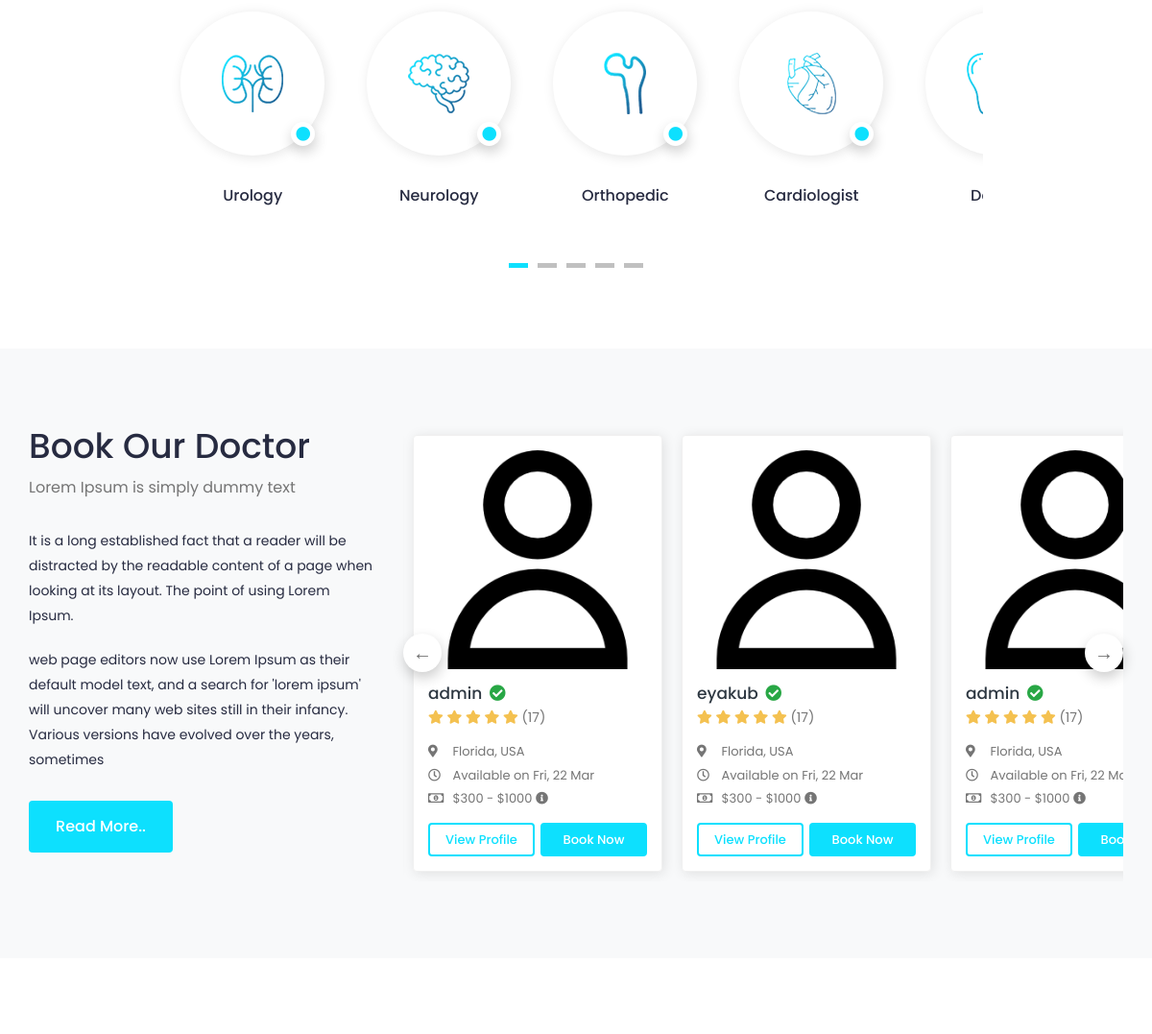
The app's page / (middle part), older data.
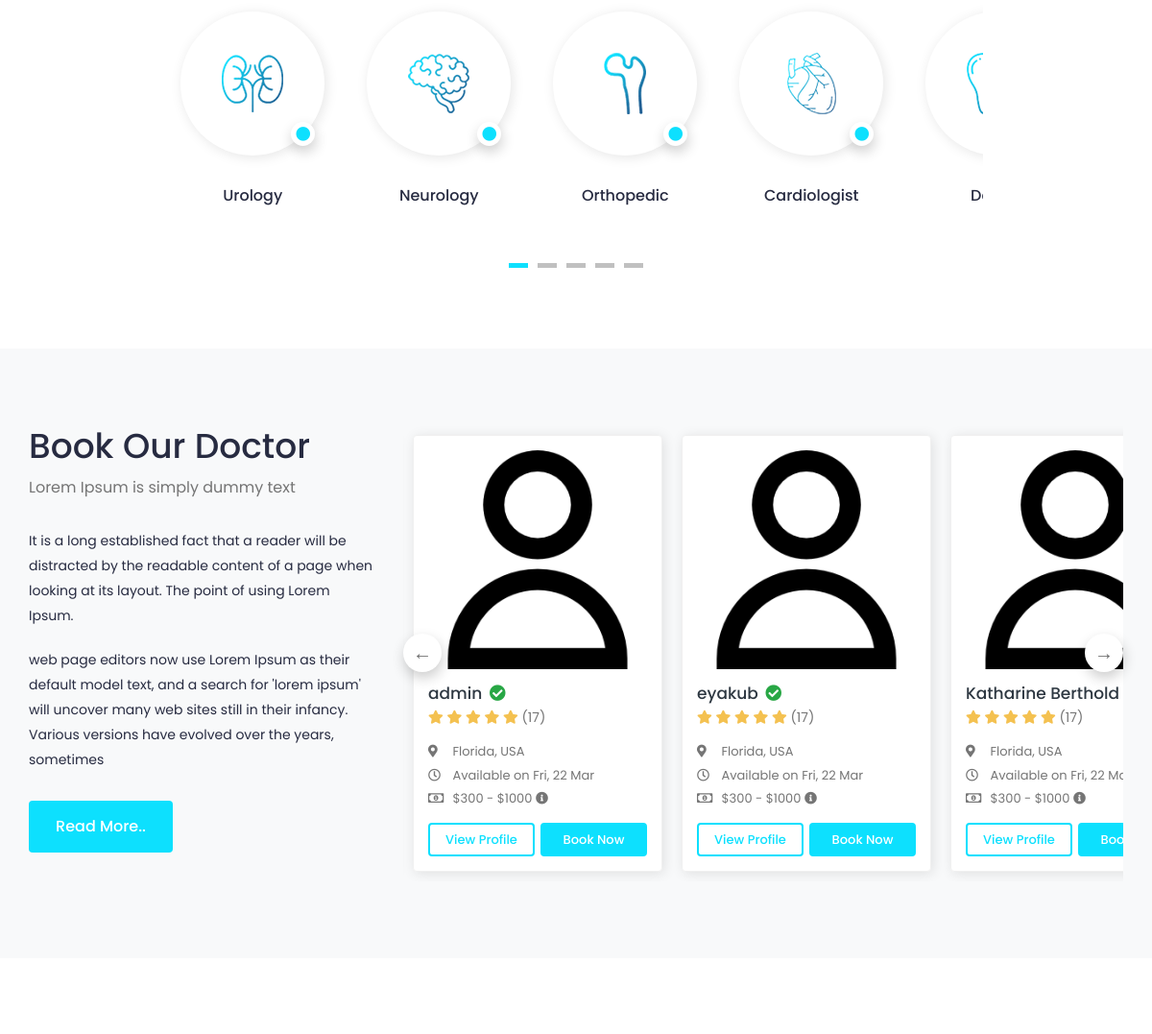
The same page, newer data.
### accounts/models.py (models this page shows, shortened)
class User(AbstractUser):
    username = models.CharField(max_length=30, unique=True)
    role = models.CharField(choices=ROLE, max_length=20, default="patient", error_messages={"required": "Role must be provided"})
    email = models.EmailField(
        blank=True,
        error_messages={
            "unique": "A user with that email already exists.",
        },
    )
    first_name = models.CharField(max_length=150, blank=True)
    last_name = models.CharField(max_length=150, blank=True)
    USERNAME_FIELD = "username"
    REQUIRED_FIELDS = []
    objects = CustomUserManager()
    def get_full_name(self):
        full_name = '%s %s' % (self.first_name, self.last_name)
        return full_name.strip() or self.username

class Profile(models.Model):
    user = models.OneToOneField(User, on_delete=models.CASCADE, related_name='profile')
    avatar = models.ImageField(default="defaults/user.png", upload_to=profile_photo_directory_path)
    @property
    def image(self):
        return self.avatar.url if self.avatar.storage.exists(self.avatar.name) else "{}defaults/user.png".format(settings.MEDIA_URL)

### core/views.py (the view)
# urls.py: path('', home, name="home"),
def home(request):
    doctors = User.objects.select_related('profile').filter(role="doctor")
    return render(request, 'home.html', {"doctors": doctors})

### templates/home.html (shortened to what the changed rows need)
{% extends 'base.html' %}
{% load static %}
{% block content %}
    <section class="section section-doctor">
        <div class="container-fluid">
            <div class="row">
                <div class="col-lg-4">
                    <div class="section-header ">
                        <h2>Book Our Doctor</h2>
                    </div>
                </div>
                <div class="col-lg-8">
                    <div class="doctor-slider slider">
                        {% for doctor in doctors %}
                            <div class="profile-widget">
                                <div class="doc-img">
                                    <a href="#">
                                        <img class="img-fluid" alt="User Image" src="{{ doctor.profile.image }}">
                                    </a>
                                </div>
                                <div class="pro-content">
                                    <h3 class="title">
                                        <a href="">{{ doctor.get_full_name }}</a>
                                        <i class="fas fa-check-circle verified"></i>
                                    </h3>
                                    <div class="rating">
                                        <i class="fas fa-star filled"></i>
                                        <i class="fas fa-star filled"></i>
                                        <i class="fas fa-star filled"></i>
                                        <i class="fas fa-star filled"></i>
                                        <i class="fas fa-star filled"></i>
                                        <span class="d-inline-block average-rating">(17)</span>
                                    </div>
                                    <ul class="available-info">
                                        <li>
                                            <i class="fas fa-map-marker-alt"></i> Florida, USA
                                        </li>
                                        <li>
                                            <i class="far fa-clock"></i> Available on Fri, 22 Mar
                                        </li>
                                        <li>
                                            <i class="far fa-money-bill-alt"></i> $300 - $1000
                                            <i class="fas fa-info-circle" data-toggle="tooltip" title="Lorem Ipsum"></i>
                                        </li>
                                    </ul>
                                    <div class="row row-sm">
                                        <div class="col-6">
                                            <a href="doctor-profile.html" class="btn view-btn">View Profile</a>
                                        </div>
                                        <div class="col-6">
                                            <a href="booking.html" class="btn book-btn">Book Now</a>
                                        </div>
                                    </div>
                                </div>
                            </div>
                        {% endfor %}
                    </div>
                </div>
            </div>
        </div>
    </section>
{% endblock %}

Row changes from the older to the newer data that the page shows:
added User: profile.image (placeholder picture), get_full_name "Katharine Berthold"
